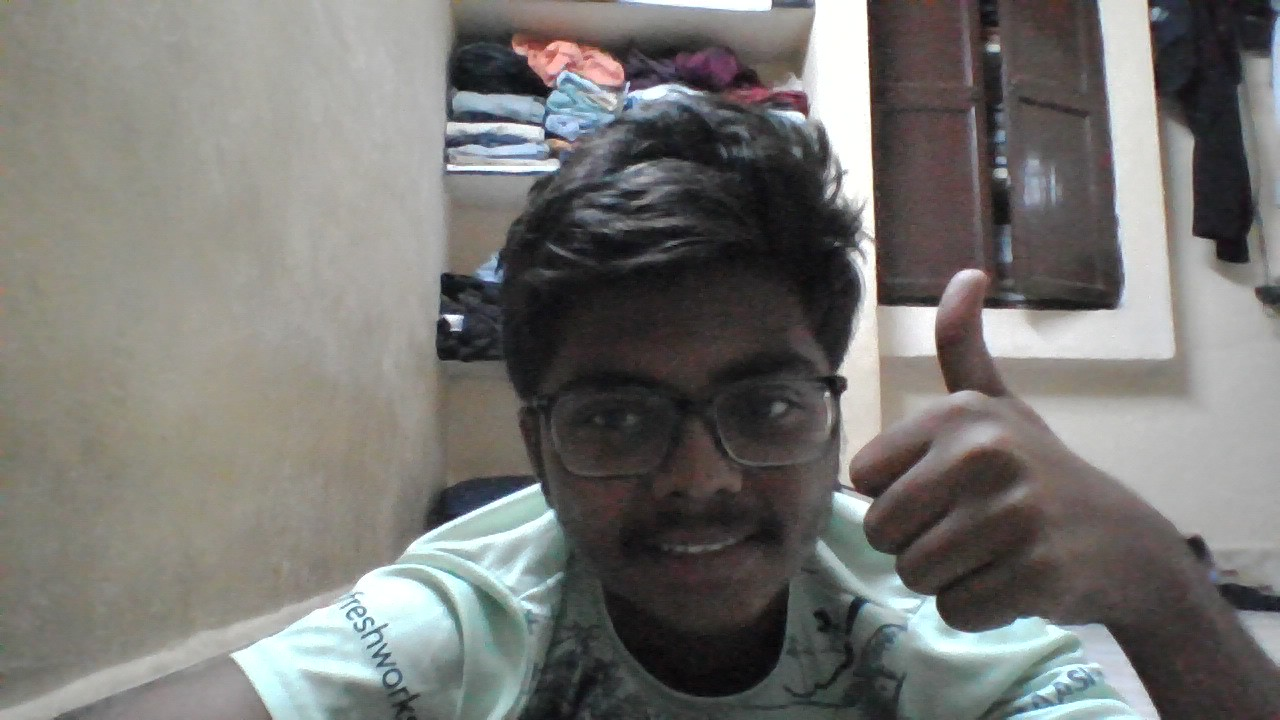
#> input picture 1_Getting_Started_with_Image/dingu.jpg, 1280 x 720 px
$ jupyter execute Matplotlib_sample.ipynb
#> lines starting #> are read from the running program, lines starting #| are printed output that depends on the picture
Opening image using opencvis always in BGR format. So there is conversion reqiured for the original image

[cell 1]
import  numpy as np
import cv2
from matplotlib import pyplot as plt
# OPEN IMAGE USING OPENCV
img=cv2.imread('dingu.jpg',1)
#> img is the input picture: shape (720, 1280, 3); mean B, G, R 114.5, 117.4, 118.4
plt.imshow(img)
plt.show()

# CONVERTING THE OPENCV IMAGE INTO ORIGINAL IMAGE
# METHOD 1:
rev1=cv2.cvtColor(img, cv2.COLOR_BGR2RGB)
plt.imshow(rev1)
plt.show()

#METHOD 2:

rev2=img[:,:,::-1]
plt.imshow(rev2)
plt.show()

Opening image using matplotlib is always a original image that is RGB format

[cell 2]
# OPENING THE IMAGE ONLY BY MATPLOTLIB

import matplotlib.image as mimg

i=mimg.imread("dingu.jpg")
plt.imshow(i)
plt.colorbar()
plt.show()
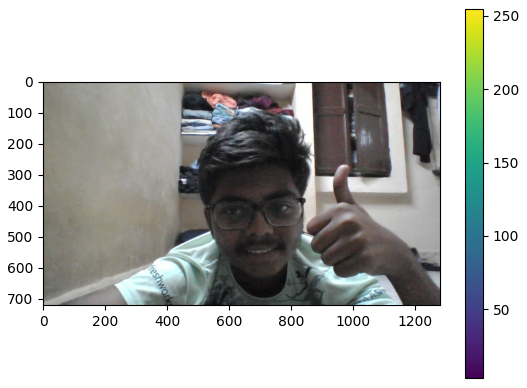
#> figure drawn by matplotlib, 2 panels

[cell 3]
# OPEN IMAGE USING OPENCV
img=cv2.imread('dingu.jpg')
plt.imshow(img)
plt.colorbar()
plt.show()
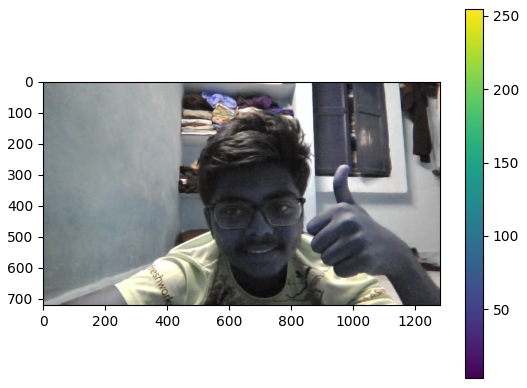
#> figure drawn by matplotlib, 2 panels; B, G, R data is drawn as R, G, B

$ run again, with 1_Getting_Started_with_Image/New_Zealand_Lake.jpg copied over 1_Getting_Started_with_Image/dingu.jpg
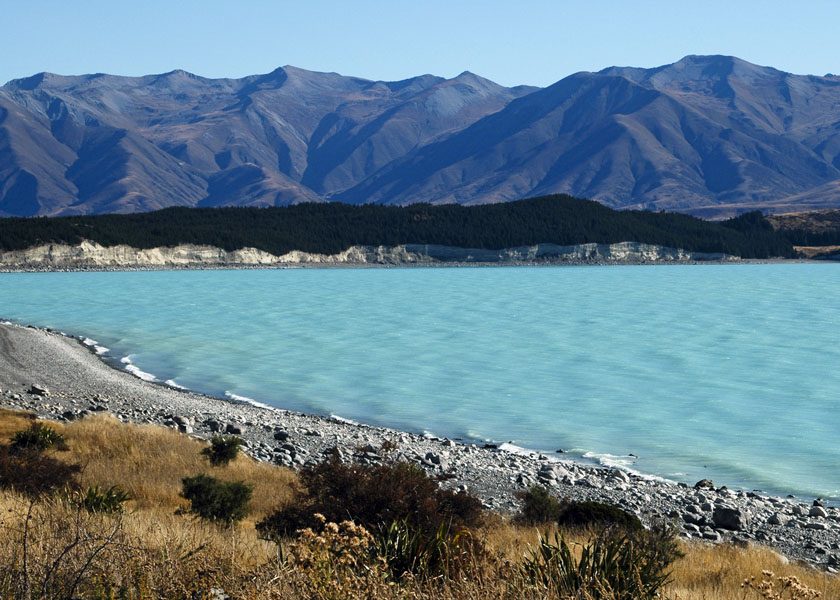
#> input picture 1_Getting_Started_with_Image/New_Zealand_Lake.jpg, 840 x 600 px
#> img is the input picture: shape (600, 840, 3); mean B, G, R 140.2, 126.7, 100.9
#> `plt.show()`:
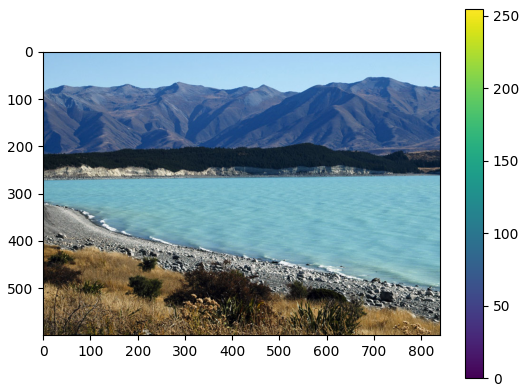
#> figure drawn by matplotlib, 2 panels
#> `plt.show()`:
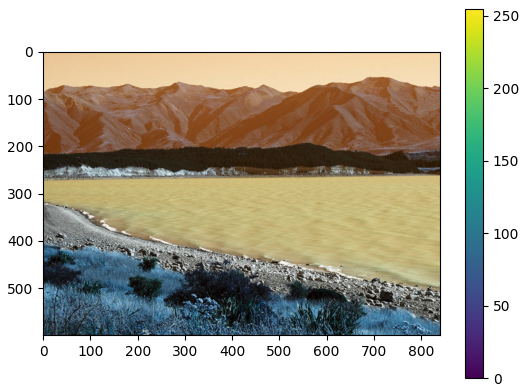
#> figure drawn by matplotlib, 2 panels; B, G, R data is drawn as R, G, B

$ run again, with 1_Getting_Started_with_Image/New_Zealand_Lake_HSV.jpg copied over 1_Getting_Started_with_Image/dingu.jpg
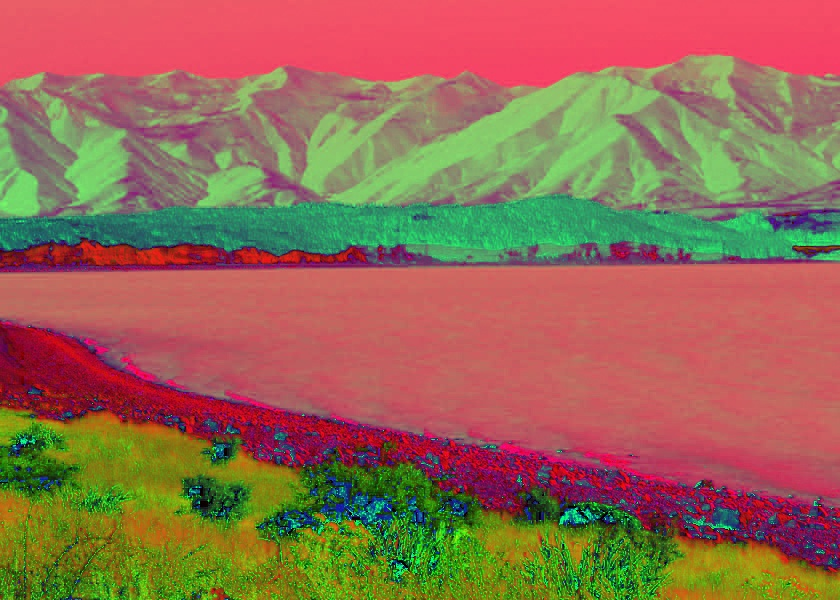
#> input picture 1_Getting_Started_with_Image/New_Zealand_Lake_HSV.jpg, 840 x 600 px
#> img is the input picture: shape (600, 840, 3); mean B, G, R 82.3, 105.5, 149.5
#> `plt.show()`:
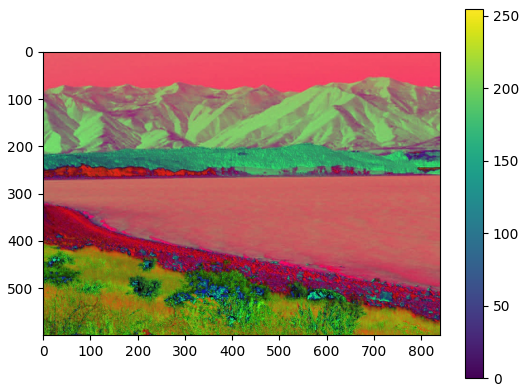
#> figure drawn by matplotlib, 2 panels
#> `plt.show()`:
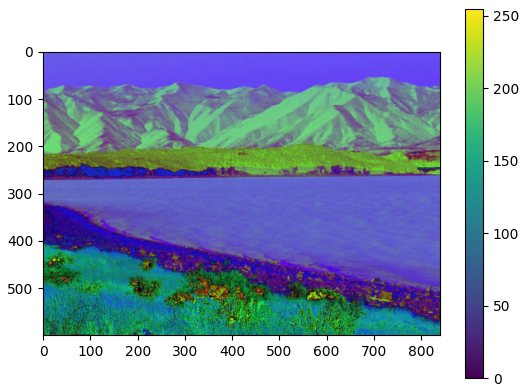
#> figure drawn by matplotlib, 2 panels; B, G, R data is drawn as R, G, B
